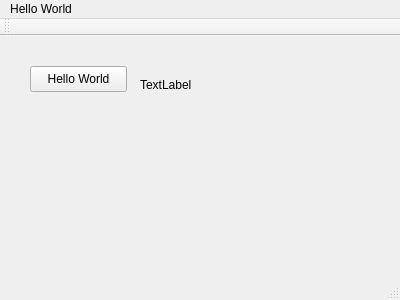
<?xml version="1.0" encoding="UTF-8"?>
<ui version="4.0">
 <class>HelloWorld</class>
 <widget class="QMainWindow" name="HelloWorld">
  <property name="geometry">
   <rect>
    <x>0</x>
    <y>0</y>
    <width>400</width>
    <height>300</height>
   </rect>
  </property>
  <property name="windowTitle">
   <string>HelloWorld</string>
  </property>
  <widget class="QWidget" name="centralWidget">
   <widget class="QPushButton" name="pushButton">
    <property name="geometry">
     <rect>
      <x>30</x>
      <y>30</y>
      <width>97</width>
      <height>26</height>
     </rect>
    </property>
    <property name="text">
     <string>Hello World</string>
    </property>
   </widget>
   <widget class="QLabel" name="helloLabel">
    <property name="geometry">
     <rect>
      <x>140</x>
      <y>40</y>
      <width>67</width>
      <height>17</height>
     </rect>
    </property>
    <property name="text">
     <string>TextLabel</string>
    </property>
   </widget>
  </widget>
  <widget class="QMenuBar" name="menuBar">
   <property name="geometry">
    <rect>
     <x>0</x>
     <y>0</y>
     <width>400</width>
     <height>25</height>
    </rect>
   </property>
   <widget class="QMenu" name="menuHello_World">
    <property name="title">
     <string>Hello World</string>
    </property>
   </widget>
   <addaction name="menuHello_World"/>
  </widget>
  <widget class="QToolBar" name="mainToolBar">
   <attribute name="toolBarArea">
    <enum>TopToolBarArea</enum>
   </attribute>
   <attribute name="toolBarBreak">
    <bool>false</bool>
   </attribute>
  </widget>
  <widget class="QStatusBar" name="statusBar"/>
 </widget>
 <layoutdefault spacing="6" margin="11"/>
 <resources/>
 <connections/>
</ui>
